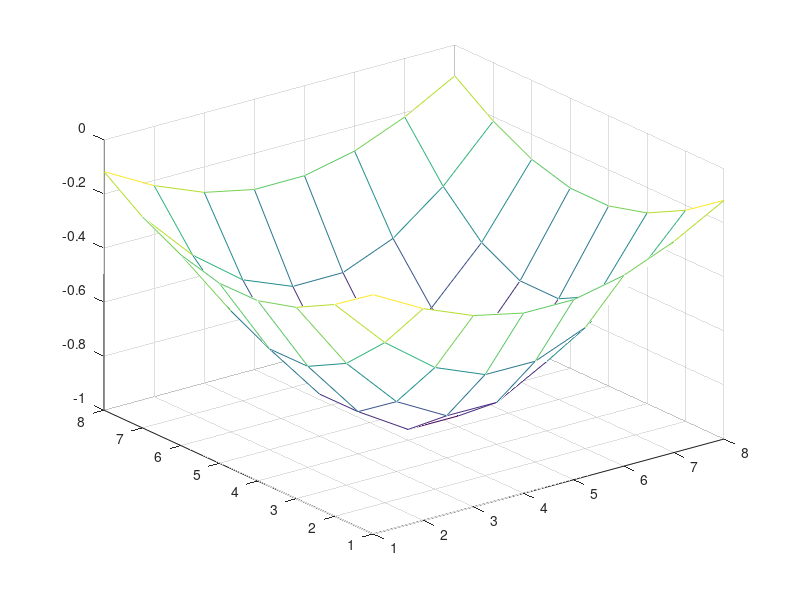

MATLAB code for this plot:
clc;
clear;

% Problem Parameters
% Nodes per dimension
N = 10;

% Interval per dimension
n = N-1;

% Number of elements
ne = 2*n^2;
% Number of nodes
nc = n^2;

% Step
h = 1/n;


% Coordinate matrix
coords = zeros(nc,2);
for i = 1:N
  for j = 1:N
    coords((i-1)*N+j, :) = [(j-1)*h, (i-1)*h];
  end
end


% Local-to-global matrix
numbering = reshape(1:N^2, N, N)';
l2g = zeros(ne,3);
k = 1;

for i = 1:n
  for j = 1:n
    l2g(k,:) = [numbering(i,j), numbering(i, j+1), numbering(i+1, j)];
    l2g(k+1,:) = [numbering(i+1,j+1), numbering(i+1, j), numbering(i, j+1)];
    k = k + 2;
  end
end

% Assemble the global stiffness matrix
M = spalloc(N^2, N^2, 5*N^2);
Me = zeros(3,3);


for e = 1:ne
  y12 = coords(l2g(e,1), 2) - coords(l2g(e,2),2);
  y23 = coords(l2g(e,2), 2) - coords(l2g(e,3),2);
  y31 = coords(l2g(e,3), 2) - coords(l2g(e,1),2);
  y21 = coords(l2g(e,2), 2) - coords(l2g(e,1),2);

  x31 = coords(l2g(e,3), 1) - coords(l2g(e,1),1);
  x32 = coords(l2g(e,3), 1) - coords(l2g(e,2),1);
  x21 = coords(l2g(e,2), 1) - coords(l2g(e,1),1);
  x13 = coords(l2g(e,1), 1) - coords(l2g(e,3),1);

  Ae = (x21*y31-x31*y21)/2;

  Me(1,1) = -(y23*y23+x32*x32)/(4*Ae);
  Me(1,2) = -(y23*y31+x32*x13)/(4*Ae);
  Me(1,3) = -(y23*y12+x32*x21)/(4*Ae);
  Me(2,1) = Me(1,2);
  Me(2,2) = -(y31^2+x13^2)/(4*Ae);
  Me(2,3) = -(y31*y12+x13*x21)/(4*Ae);
  Me(3,1) = Me(1,3);
  Me(3,2) = Me(2,3);
  Me(3,3) = -(y12^2 + x21^2)/(4*Ae);


  for i = 1:3
    for j = 1:3
      M(l2g(e,i), l2g(e,j)) = M(l2g(e,i), l2g(e,j)) + Me(i,j);
    end
  end
end

% Assemble the right hand side vector
F = zeros(N^2,1);
Fe = zeros(3,1);
f = @(x,y) 2*pi^2*sin(pi*x).*sin(pi*y);

for e = 1:ne
  x31 = coords(l2g(e,3), 1) - coords(l2g(e,1),1);
  x21 = coords(l2g(e,2), 1) - coords(l2g(e,1),1);
  y31 = coords(l2g(e,3), 2) - coords(l2g(e,1),2);
  y21 = coords(l2g(e,2), 2) - coords(l2g(e,1),2);
  x1 = coords(l2g(e,1),1);
  y1 = coords(l2g(e,1),2);

  x = @(k,e) x1 + x21*k + x31*e;
  y = @(k,e) y1 + y21*k + y31*e;
  Ae = (x21*y31 - x31*y21)/2;

  Fe(1) = 2 * Ae * integral2(@(k,e) (1-k-e).*f(x(k,e),y(k,e)), 0,1, 0, @(k) 1-k);
  Fe(2) = 2 * Ae * integral2(@(k,e) (k).*f(x(k,e),y(k,e)), 0,1, 0, @(k) 1-k);
  Fe(3) = 2 * Ae * integral2(@(k,e) (e).*f(x(k,e),y(k,e)), 0,1, 0, @(k) 1-k);
  for i = 1:3
    F(l2g(e,i)) = F(l2g(e,i)) + Fe(i);
  end
end


% Find boundaries
numbering(2:end-1, 2:end-1) = 0;
boundaries = find(numbering);

% Remove lines and columns
M(boundaries, :) = [];
M(:, boundaries) = [];
F(boundaries) = [];

% Solve and plot
x = M\F;
mesh(reshape(x,n-1,n-1));
